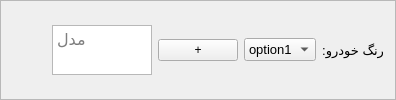
        <widget class="QFrame" name="frame_4">
         <property name="maximumSize">
          <size>
           <width>16777215</width>
           <height>100</height>
          </size>
         </property>
         <property name="frameShape">
          <enum>QFrame::StyledPanel</enum>
         </property>
         <property name="frameShadow">
          <enum>QFrame::Raised</enum>
         </property>
         <layout class="QHBoxLayout" name="horizontalLayout_4">
          <item>
           <spacer name="horizontalSpacer">
            <property name="orientation">
             <enum>Qt::Horizontal</enum>
            </property>
            <property name="sizeHint" stdset="0">
             <size>
              <width>40</width>
              <height>20</height>
             </size>
            </property>
           </spacer>
          </item>
          <item>
           <widget class="QTextEdit" name="TypeTxt">
            <property name="maximumSize">
             <size>
              <width>100</width>
              <height>50</height>
             </size>
            </property>
            <property name="palette">
             <palette>
              <active>
               <colorrole role="Button">
                <brush brushstyle="SolidPattern">
                 <color alpha="255">
                  <red>240</red>
                  <green>217</green>
                  <blue>200</blue>
                 </color>
                </brush>
               </colorrole>
              </active>
              <inactive>
               <colorrole role="Button">
                <brush brushstyle="SolidPattern">
                 <color alpha="255">
                  <red>240</red>
                  <green>217</green>
                  <blue>200</blue>
                 </color>
                </brush>
               </colorrole>
              </inactive>
              <disabled>
               <colorrole role="Button">
                <brush brushstyle="SolidPattern">
                 <color alpha="255">
                  <red>240</red>
                  <green>217</green>
                  <blue>200</blue>
                 </color>
                </brush>
               </colorrole>
              </disabled>
             </palette>
            </property>
            <property name="font">
             <font>
              <pointsize>12</pointsize>
             </font>
            </property>
            <property name="layoutDirection">
             <enum>Qt::RightToLeft</enum>
            </property>
            <property name="html">
             <string>&lt;!DOCTYPE HTML PUBLIC &quot;-//W3C//DTD HTML 4.0//EN&quot; &quot;http://www.w3.org/TR/REC-html40/strict.dtd&quot;&gt;
&lt;html&gt;&lt;head&gt;&lt;meta name=&quot;qrichtext&quot; content=&quot;1&quot; /&gt;&lt;style type=&quot;text/css&quot;&gt;
p, li { white-space: pre-wrap; }
&lt;/style&gt;&lt;/head&gt;&lt;body style=&quot; font-family:'MS Shell Dlg 2'; font-size:12pt; font-weight:400; font-style:normal;&quot;&gt;
&lt;p align=&quot;right&quot; style=&quot;-qt-paragraph-type:empty; margin-top:0px; margin-bottom:0px; margin-left:0px; margin-right:0px; -qt-block-indent:0; text-indent:0px;&quot;&gt;&lt;br /&gt;&lt;/p&gt;&lt;/body&gt;&lt;/html&gt;</string>
            </property>
            <property name="placeholderText">
             <string>مدل</string>
            </property>
           </widget>
          </item>
          <item>
           <widget class="QPushButton" name="pushButton_2">
            <property name="maximumSize">
             <size>
              <width>100</width>
              <height>16777215</height>
             </size>
            </property>
            <property name="text">
             <string>+</string>
            </property>
           </widget>
          </item>
          <item>
           <widget class="QComboBox" name="comboBox_2">
            <property name="maximumSize">
             <size>
              <width>100</width>
              <height>16777215</height>
             </size>
            </property>
            <property name="font">
             <font>
              <pointsize>10</pointsize>
             </font>
            </property>
            <item>
             <property name="text">
              <string>option1</string>
             </property>
            </item>
            <item>
             <property name="text">
              <string>option2</string>
             </property>
            </item>
            <item>
             <property name="text">
              <string>option3</string>
             </property>
            </item>
           </widget>
          </item>
          <item>
           <widget class="QLabel" name="label_3">
            <property name="maximumSize">
             <size>
              <width>100</width>
              <height>16777215</height>
             </size>
            </property>
            <property name="font">
             <font>
              <pointsize>10</pointsize>
             </font>
            </property>
            <property name="text">
             <string>رنگ خودرو:</string>
            </property>
           </widget>
          </item>
         </layout>
        </widget>
